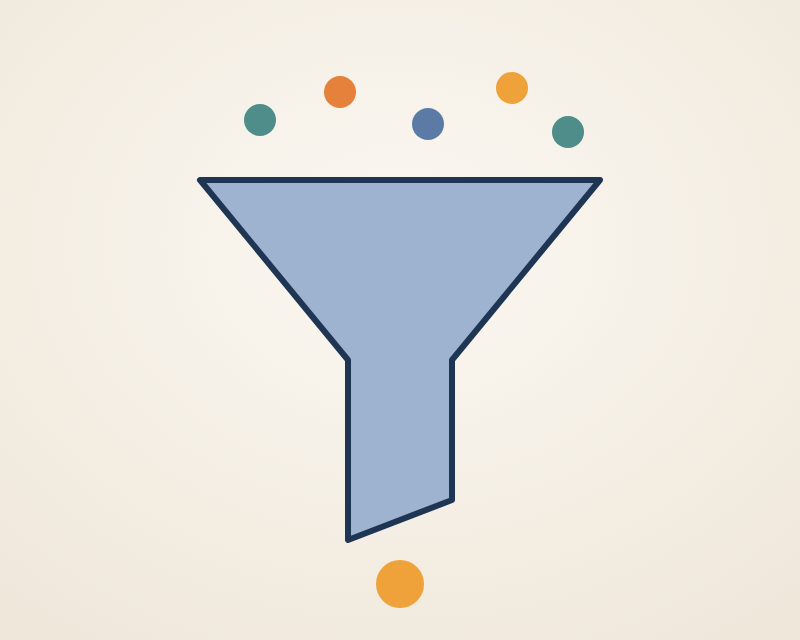
#> input picture site/100m-leads/cover.png, 800 x 640 px
$ python -i make_covers.py   (imports and definitions only)
#> lines starting #> are read from the running program, lines starting #| are printed output that depends on the picture
"""Illustrated book covers for the library: one flat illustration per book on a warm cream ground, no text.

    python3 tools/make_covers.py            # covers for any book that has none yet (site/<dir>/cover.svg + cover.png, books.json fields)
    python3 tools/make_covers.py --all      # redraw every book's cover
    python3 tools/make_covers.py --sheet    # also writes a contact sheet to check them

The engine calls ensure() when a book is approved, so new books get a jacket automatically. A book with no hand-drawn
illustration in COVERS uses the art Claude designed for it (see engine/cover_art.py), else a generic one.

Covers are 400x320 (5:4). The play button is NOT part of the image: the site draws it on top, centred, so every
illustration keeps its centre fairly open or lets the button sit on a quiet shape.
"""
from __future__ import annotations

import json
import math
import sys
from pathlib import Path

ROOT = Path(__file__).resolve().parents[1]
SITE = ROOT / "site"

CREAM, CREAM2 = "#F6F1E8", "#EFE7DA"
NAVY, SLATE, SLATE_L, MIST = "#1E3553", "#5B7BA6", "#9DB3CF", "#D7E0E9"
AMBER, AMBER_L, ORANGE, PEACH = "#EFA13A", "#F6CD86", "#E5813A", "#F1CBA4"
TEAL, TEAL_L, WHITE, GREY = "#4E8D8A", "#93C0BA", "#FFFFFF", "#C9CED6"

W, H = 400, 320


# ---------------------------------------------------------------- primitives
# [5 lines left out: function svg, not called in this run]

def ln(d, c=NAVY, w=3.2, extra=""):
    return f'<path d="{d}" fill="none" stroke="{c}" stroke-width="{w}" stroke-linecap="round" stroke-linejoin="round"{extra}/>'

def fl(d, c, extra=""):
    return f'<path d="{d}" fill="{c}"{extra}/>'

def circ(x, y, r, c, extra=""):
    return f'<circle cx="{x}" cy="{y}" r="{r}" fill="{c}"{extra}/>'

def ring(x, y, r, c=NAVY, w=3.2, extra=""):
    return f'<circle cx="{x}" cy="{y}" r="{r}" fill="none" stroke="{c}" stroke-width="{w}"{extra}/>'

def rect(x, y, w, h, c, r=4, extra=""):
    return f'<rect x="{x}" y="{y}" width="{w}" height="{h}" rx="{r}" fill="{c}"{extra}/>'

def ell(x, y, rx, ry, c, extra=""):
    return f'<ellipse cx="{x}" cy="{y}" rx="{rx}" ry="{ry}" fill="{c}"{extra}/>'

def g(body, tx=0, ty=0, s=1.0, rot=0, extra=""):
    t = f"translate({tx} {ty})" + (f" rotate({rot})" if rot else "") + (f" scale({s})" if s != 1 else "")
    return f'<g transform="{t}"{extra}>{body}</g>'

def sun(x, y, r=34, c=AMBER_L):
    return circ(x, y, r, c)

def cloud(x, y, s=1.0):
    return g(ell(0, 0, 26, 11, WHITE) + ell(-12, -6, 13, 11, WHITE) + ell(8, -9, 15, 13, WHITE), x, y, s)

def hill(d, c=MIST):
    return fl(d, c)

def ground(y=272, x1=40, x2=360, c=SLATE_L):
    return ln(f"M{x1} {y}H{x2}", c, 2.6)

# [14 lines left out: functions bust, bubble, not called in this run]

def coin(x, y, r=14, c=AMBER):
    return circ(x, y, r, c) + ring(x, y, r - 5, "#FFFFFF", 1.6, ' opacity=".55"')

# [13 lines left out: functions coins, star, not called in this run]

def leaf(x, y, l, ang, c=TEAL):
    return g(fl(f"M0 0C{l * .3} {-l * .35} {l * .75} {-l * .35} {l} 0C{l * .75} {l * .35} {l * .3} {l * .35} 0 0Z", c), x, y, 1, ang)

# [12 lines left out: functions rays, arrow, not called in this run]

def mountains(base=290):
    return (hill(f"M0 {base}L70 210 120 250 170 200 250 {base}Z", MIST) +
            hill(f"M180 {base}L270 220 320 250 360 215 400 245V{base}Z", "#E2E8EE"))


# ---------------------------------------------------------------- covers
# [23 lines left out: functions atom, money_tree, negotiation, profile_path, not called in this run]

def prof(c, s, x, y, flip=False):
    inner = f'<g transform="scale(-1 1)">{profile_path(c)}</g>' if flip else profile_path(c)
    return g(inner, x, y, s)

def scoreboard():
    bars = "".join(rect(118 + k * 44, 250 - h, 30, h, c, 5) for k, (h, c) in enumerate(((60, SLATE_L), (92, SLATE), (128, TEAL), (166, AMBER))))
    return svg(ground(252) + bars + ring(300, 92, 34, NAVY, 3) + ring(300, 92, 20, NAVY, 3) + circ(300, 92, 8, ORANGE) + arrow(236, 140, 294, 96))

# [9 lines left out: functions chess_knight, friends, not called in this run]

def seven_steps():
    st = "".join(rect(72 + k * 38, 262 - k * 24, 40, 18 + k * 24, (SLATE_L, SLATE_L, SLATE, SLATE, TEAL, TEAL, AMBER)[k], 3) for k in range(7))
    return svg(sun(312, 82, 38, AMBER_L) + cloud(110, 80, 1.1) + ground(280) + st + ln("M333 118V70l22 8-22 8", NAVY, 3))

def golden_key():
    key = (ring(150, 160, 40, AMBER, 16) + rect(186, 152, 140, 16, AMBER, 6) + rect(290, 166, 14, 26, AMBER, 3) + rect(312, 166, 12, 18, AMBER, 3))
    return svg(sun(150, 160, 70, "#F8E3BC") + key + coins(310, 276, 3, 40, 8) + coins(92, 276, 2, 40, 8) + ground(278, 40, 360, "#E3D7C4"))

# [31 lines left out: functions desk_lamp, paper_plane, rocket, flywheel, snowball, not called in this run]

def sprout():
    return svg(sun(270, 92, 40, AMBER_L) + hill("M220 280C270 230 330 230 390 280Z", MIST) + ln("M60 280H340", NAVY, 3) +
               ln("M200 280C200 230 196 190 186 150", NAVY, 3) + leaf(188, 162, 90, -150, TEAL) + leaf(194, 196, 80, -30, TEAL))

# [20 lines left out: functions winding_road, one_arrow, head_brain, magnet, not called in this run]

def golden_circle():
    return svg(circ(200, 162, 112, MIST) + circ(200, 162, 76, SLATE_L) + circ(200, 162, 40, AMBER) +
               ring(200, 162, 112, NAVY, 2.4) + ring(200, 162, 76, NAVY, 2.4) + ring(200, 162, 40, NAVY, 2.4))

def rock_sprout():
    rock = fl("M70 286C76 230 112 196 162 190 182 168 236 164 262 190 314 198 342 238 340 286Z", SLATE_L) + ln("M204 186L196 214 210 236 200 286", NAVY, 3)
    return svg(sun(300, 80, 30, AMBER_L) + rock + ln("M201 238C200 210 204 186 214 160", TEAL, 3) + leaf(214, 166, 46, -140, TEAL) + leaf(212, 182, 40, -30, TEAL) + ground(288))

# [31 lines left out: functions seesaw, house_coins, habit_loop, shield, crown, ten_x, not called in this run]

def mind_sprout():
    return svg(sun(310, 76, 26, AMBER_L) + prof(SLATE_L, 1.05, 186, 300) + ln("M207 140C207 116 206 98 214 76", NAVY, 3) +
               leaf(214, 92, 64, -150, TEAL) + leaf(209, 116, 56, -30, TEAL) + ground(300, 60, 340))

# [21 lines left out: functions gift, megaphone, iceberg, glove, not called in this run]

def stand_out():
    grid = "".join(circ(96 + c * 52, 98 + r * 50, 14, GREY) for r in range(4) for c in range(5) if (r, c) != (1, 3))
    return svg(grid + circ(252, 148, 30, "#F8E3BC") + circ(252, 148, 18, ORANGE))

# [5 lines left out: function hourglass, not called in this run]

def two_bubbles():
    link = ln("M150 170C180 200 220 200 250 170", AMBER, 3, ' stroke-dasharray="6 7"')
    return svg(bust(SLATE, .78, 112, 282) + bust(TEAL, .78, 288, 282) + bubble(64, 70, 96, 58, WHITE, NAVY) + bubble(240, 92, 96, 58, AMBER_L, NAVY, True, "right") + link)

# [89 lines left out: functions pencil, spotlight, bulb_refresh, hand_birds, funnel, branches and 9 more, not called in this run]

def figure_mountain():
    mt = fl("M60 290L200 70 340 290Z", SLATE) + fl("M200 70L340 290H230Z", NAVY) + fl("M200 70l-26 42 14-6 12 12 10-12 16 6z", WHITE)
    return svg(sun(310, 80, 26, AMBER_L) + mt + ground(292, 20, 380) + bust(ORANGE, .3, 200, 292))

# [4 lines left out: function mountain_flag, not called in this run]

def four_people():
    return svg(prof(SLATE, .9, 116, 290) + prof(PEACH, .86, 182, 290) + prof(ORANGE, .95, 246, 290, True) + prof(TEAL, .86, 306, 290, True) +
               bubble(70, 40, 64, 40, WHITE, TEAL) + bubble(170, 28, 64, 40, WHITE, ORANGE) + bubble(270, 50, 64, 40, WHITE, TEAL, True, "right"))

# [28 lines left out: functions ego_balloon, investor_chart, obstacle_steps, now_lotus, ziggurat, not called in this run]


# book id -> cover drawing
COVERS = {
    "atomic-habits": atom, "rich-dad-poor-dad": money_tree, "never-split-the-difference": two_bubbles,
    "4-disciplines-of-execution": scoreboard, "your-next-move": chess_knight, "how-to-win-friends-and-influence-people": friends,
    "the-7-habits-of-highly-effective-people": seven_steps, "think-and-grow-rich": golden_key, "deep-work": desk_lamp,
    "the-lean-startup": paper_plane, "zero-to-one": rocket, "good-to-great": flywheel, "the-compound-effect": snowball,
    "man-s-search-for-meaning": sprout, "thinking-fast-and-slow": winding_road, "essentialism": one_arrow,
    "the-psychology-of-money": lambda: head_brain(coin(296, 250, 18)), "influence-the-psychology-of-persuasion": magnet,
    "start-with-why": golden_circle, "grit": rock_sprout, "the-4-hour-workweek": seesaw, "the-millionaire-next-door": house_coins,
    "the-power-of-habit": habit_loop, "extreme-ownership": shield, "the-48-laws-of-power": crown, "10x-rule": ten_x,
    "mindset": mind_sprout, "100m-offers": gift, "crush-it": megaphone, "hidden-potential": iceberg,
    "jab-jab-jab-right-hook": glove, "purple-cow": stand_out, "same-as-ever": hourglass, "supercommunicators": lambda: svg(
        bust(SLATE, .78, 112, 282) + bust(TEAL, .78, 288, 282) + bubble(64, 70, 96, 58, WHITE, NAVY) +
        bubble(240, 92, 96, 58, AMBER_L, NAVY, True, "right") + ln("M150 170C180 200 220 200 250 170", AMBER, 3, ' stroke-dasharray="6 7"')),
    "the-practice": pencil, "this-is-marketing": spotlight, "think-again": bulb_refresh, "the-let-them-theory": hand_birds,
    "100m-leads": funnel, "range": branches, "can-t-hurt-me": runner, "dare-to-lead": door_light, "ikigai": venn,
    "measure-what-matters": gauge, "the-almanack-of-naval-ravikant": sailboat, "the-subtle-art-of-not-giving-a-f-ck": balloons,
    "four-thousand-weeks": weeks_grid, "radical-candor": quadrant, "tiny-habits": dominoes, "the-mountain-is-you": figure_mountain,
    "awaken-the-giant-within": mountain_flag, "surrounded-by-idiots": four_people,
    "ego-is-the-enemy": ego_balloon, "the-intelligent-investor": investor_chart, "the-obstacle-is-the-way": obstacle_steps,
    "the-power-of-now": now_lotus, "the-richest-man-in-babylon": ziggurat,
}
COVERS["never-split-the-difference"] = negotiation


# ---------------------------------------------------------------- books without a hand-drawn cover
# [10 lines left out: functions open_book, book_stack, not called in this run]

GENERIC = [open_book, book_stack]
ART_TAGS = {"g", "path", "circle", "ellipse", "rect", "line", "polyline", "polygon"}
ART_ATTRS = {"d", "cx", "cy", "r", "rx", "ry", "x", "y", "x1", "x2", "y1", "y2", "width", "height", "points", "fill", "stroke",
             "stroke-width", "stroke-linecap", "stroke-linejoin", "stroke-dasharray", "opacity", "fill-opacity", "stroke-opacity", "transform"}


# [38 lines left out: functions clean_art, art_svg, not called in this run]


# ---------------------------------------------------------------- book jackets (the cover shown in the library)
# Our own jacket design: one colour per book from our palette, author + title in our type, our illustration as the
# picture. Deliberately NOT based on the publisher's cover art or colours.
JACKETS = [  # (book colour, tile colour, text colour)
    ("#F26B3A", "#FFD6C6", "#FFFFFF"), ("#1C4466", "#C4E6F5", "#FFFFFF"), ("#F4C430", "#FFF1B8", "#1E3553"),
    ("#E04B4B", "#F8C9C9", "#FFFFFF"), ("#4B4C7E", "#D7D6EA", "#FFFFFF"), ("#1F8A84", "#CBEBE6", "#FFFFFF"),
    ("#2F6FD6", "#CCDDF8", "#FFFFFF"), ("#3E8F5A", "#D3ECDA", "#FFFFFF"), ("#F0A23B", "#FCE4BC", "#1E3553"),
    ("#7A4E8C", "#E5D5EC", "#FFFFFF"),
]
FONT = "'Helvetica Neue', Helvetica, Arial, sans-serif"


# [16 lines left out: functions _wrap, _author, not called in this run]


def _esc(t: str) -> str:
    from html import escape
    return escape(t)


# [30 lines left out: function jacket, not called in this run]


def ensure(data: dict, art: dict | None = None, only_missing: bool = True) -> list[str]:
    """Give every book without a cover one (all of them with only_missing=False). `art` maps book id -> model-designed SVG shapes.
    Updates the cover fields in `data` and writes cover.svg + cover.png; returns the ids it made."""
    art = art or {}
    made = []
    for n, b in enumerate(data["books"]):
        d = SITE / b["dir"]
        if only_missing and b.get("cover") and (d / "cover.svg").exists():
            continue
        d.mkdir(parents=True, exist_ok=True)
        (d / "cover.svg").write_text(jacket(b, n, art.get(b["id"])), encoding="utf8")
        b["cover"] = f"{b['dir']}/cover.svg"
        b["cover_png"] = f"{b['dir']}/cover.png"
        made.append(b["id"])
    render_png([SITE / next(b["dir"] for b in data["books"] if b["id"] == i) / "cover.svg" for i in made])
    return made


# [42 lines left out: functions main, render_png, sheet, not called in this run]


# [2 lines not run here, left out]

>>> import cv2
>>> picture = cv2.imread('../site/100m-leads/cover.png', cv2.IMREAD_GRAYSCALE)
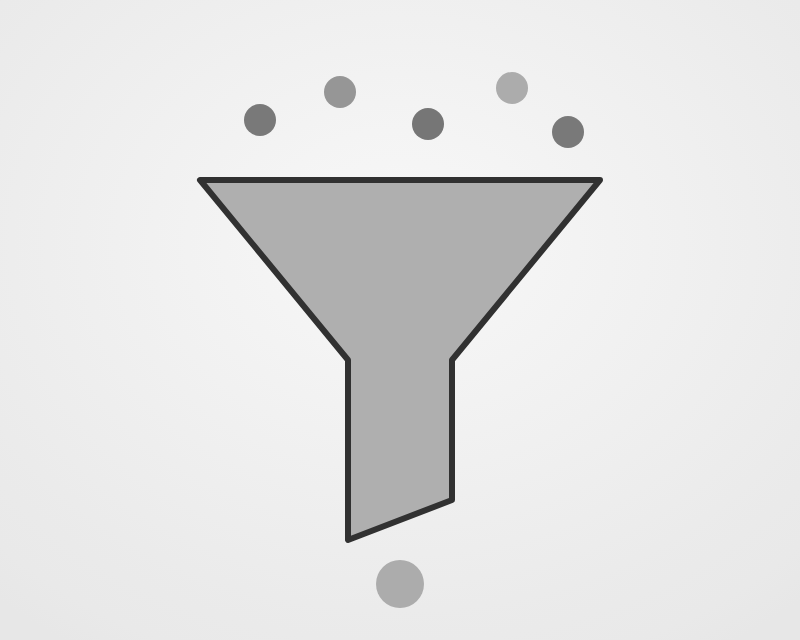
#> picture: shape (640, 800); min 49, max 246, mean 227.2
>>> result = ensure(picture)
#> (the run stopped early here; a loop or call above may not have finished)

$ run again, on site/100m-leads/thumb-01.jpg
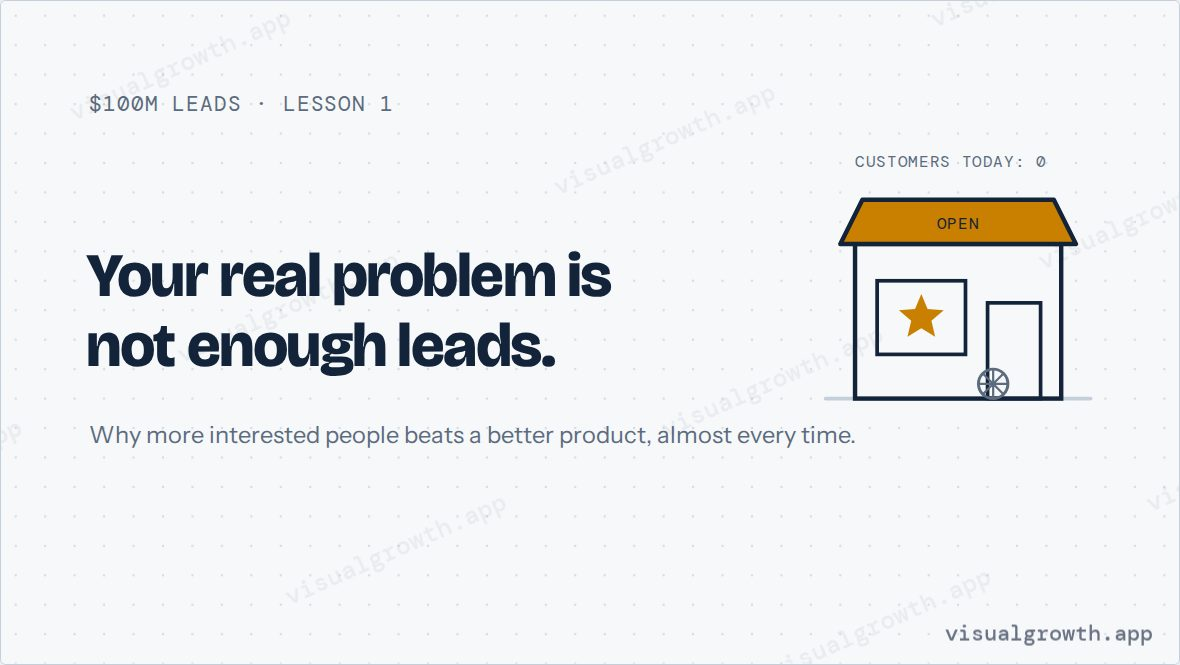
#> input picture site/100m-leads/thumb-01.jpg, 1180 x 665 px
#> `picture = cv2.imread('../site/100m-leads/cover.png', cv2.IMREAD_GRAYSC..`:
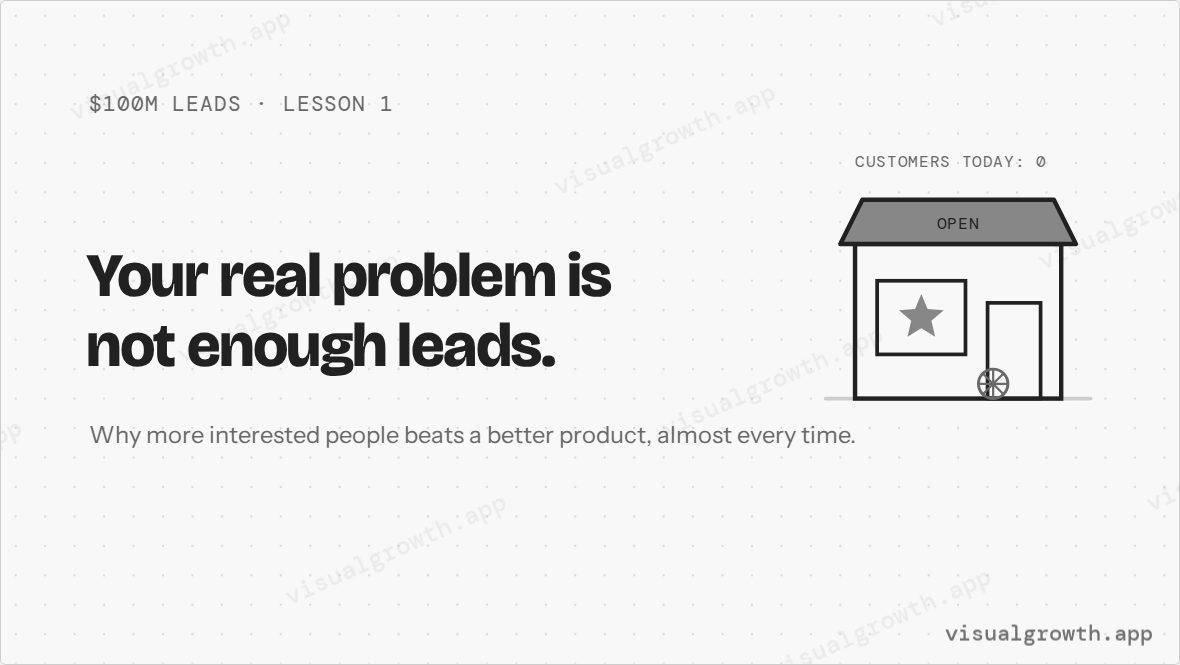
#> picture: shape (665, 1180); min 7, max 255, mean 237.4

$ run again, on site/100m-leads/thumb-02.jpg
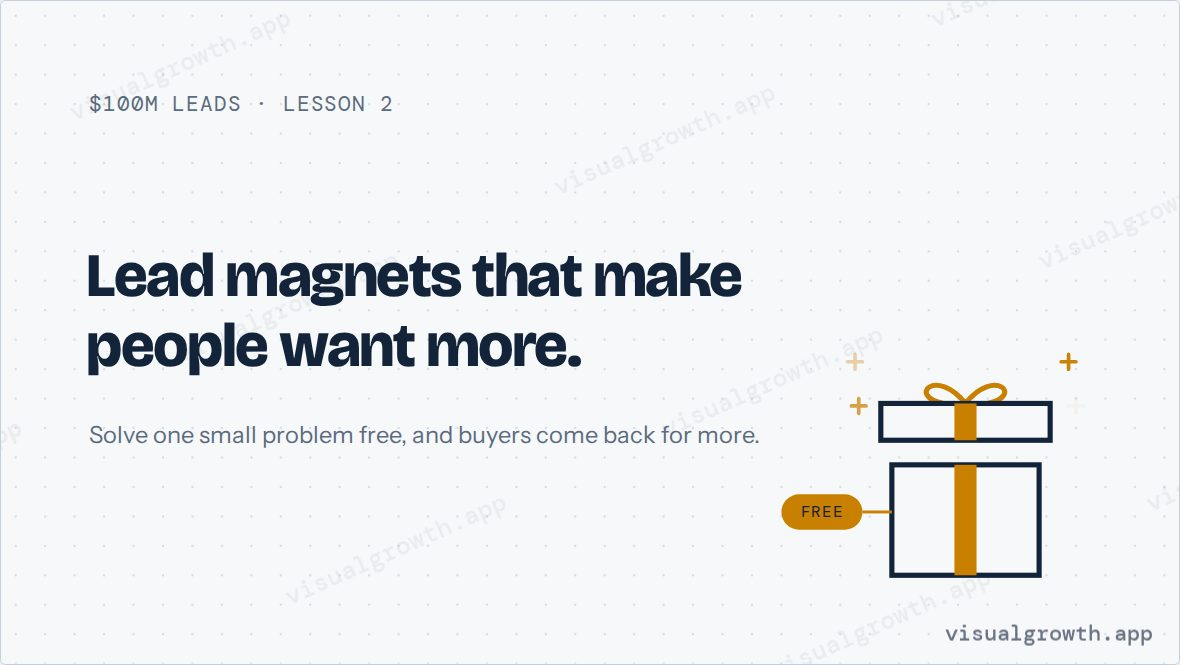
#> input picture site/100m-leads/thumb-02.jpg, 1180 x 665 px
#> `picture = cv2.imread('../site/100m-leads/cover.png', cv2.IMREAD_GRAYSC..`:
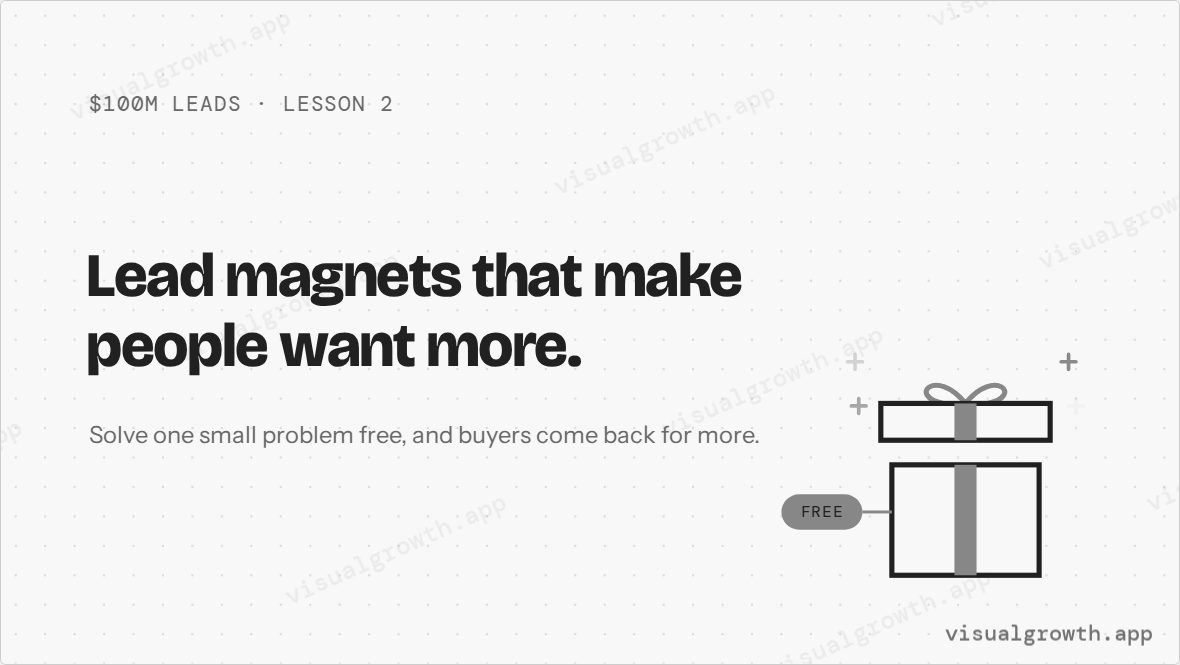
#> picture: shape (665, 1180); min 5, max 255, mean 237.6
